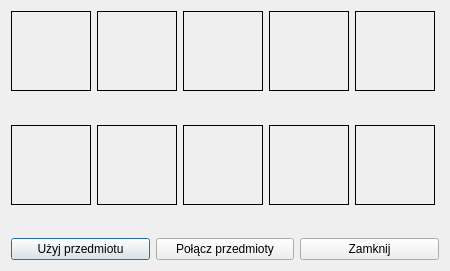
<?xml version="1.0" encoding="UTF-8"?>
<ui version="4.0">
 <class>invForm</class>
 <widget class="QDialog" name="invForm">
  <property name="geometry">
   <rect>
    <x>0</x>
    <y>0</y>
    <width>450</width>
    <height>271</height>
   </rect>
  </property>
  <property name="sizePolicy">
   <sizepolicy hsizetype="MinimumExpanding" vsizetype="MinimumExpanding">
    <horstretch>0</horstretch>
    <verstretch>0</verstretch>
   </sizepolicy>
  </property>
  <property name="windowTitle">
   <string>Ekwipunek</string>
  </property>
  <layout class="QVBoxLayout" name="verticalLayout_3">
   <item>
    <layout class="QVBoxLayout" name="verticalLayout_2">
     <item>
      <layout class="QGridLayout" name="gridLayout">
       <item row="0" column="4">
        <widget class="mouse_QLabel" name="label_5">
         <property name="sizePolicy">
          <sizepolicy hsizetype="Fixed" vsizetype="Fixed">
           <horstretch>1</horstretch>
           <verstretch>1</verstretch>
          </sizepolicy>
         </property>
         <property name="minimumSize">
          <size>
           <width>80</width>
           <height>80</height>
          </size>
         </property>
         <property name="maximumSize">
          <size>
           <width>80</width>
           <height>80</height>
          </size>
         </property>
         <property name="sizeIncrement">
          <size>
           <width>2</width>
           <height>2</height>
          </size>
         </property>
         <property name="mouseTracking">
          <bool>true</bool>
         </property>
         <property name="frameShape">
          <enum>QFrame::Box</enum>
         </property>
         <property name="text">
          <string/>
         </property>
         <property name="scaledContents">
          <bool>true</bool>
         </property>
        </widget>
       </item>
       <item row="0" column="3">
        <widget class="mouse_QLabel" name="label_4">
         <property name="sizePolicy">
          <sizepolicy hsizetype="Fixed" vsizetype="Fixed">
           <horstretch>1</horstretch>
           <verstretch>1</verstretch>
          </sizepolicy>
         </property>
         <property name="minimumSize">
          <size>
           <width>80</width>
           <height>80</height>
          </size>
         </property>
         <property name="maximumSize">
          <size>
           <width>80</width>
           <height>80</height>
          </size>
         </property>
         <property name="sizeIncrement">
          <size>
           <width>2</width>
           <height>2</height>
          </size>
         </property>
         <property name="mouseTracking">
          <bool>true</bool>
         </property>
         <property name="frameShape">
          <enum>QFrame::Box</enum>
         </property>
         <property name="text">
          <string/>
         </property>
         <property name="scaledContents">
          <bool>true</bool>
         </property>
        </widget>
       </item>
       <item row="0" column="0">
        <widget class="mouse_QLabel" name="label_1">
         <property name="sizePolicy">
          <sizepolicy hsizetype="Fixed" vsizetype="Fixed">
           <horstretch>1</horstretch>
           <verstretch>1</verstretch>
          </sizepolicy>
         </property>
         <property name="minimumSize">
          <size>
           <width>80</width>
           <height>80</height>
          </size>
         </property>
         <property name="maximumSize">
          <size>
           <width>80</width>
           <height>80</height>
          </size>
         </property>
         <property name="sizeIncrement">
          <size>
           <width>2</width>
           <height>2</height>
          </size>
         </property>
         <property name="mouseTracking">
          <bool>true</bool>
         </property>
         <property name="toolTip">
          <string>SLOT NUMER 1</string>
         </property>
         <property name="frameShape">
          <enum>QFrame::Box</enum>
         </property>
         <property name="text">
          <string/>
         </property>
         <property name="scaledContents">
          <bool>true</bool>
         </property>
        </widget>
       </item>
       <item row="0" column="2">
        <widget class="mouse_QLabel" name="label_3">
         <property name="sizePolicy">
          <sizepolicy hsizetype="Fixed" vsizetype="Fixed">
           <horstretch>1</horstretch>
           <verstretch>1</verstretch>
          </sizepolicy>
         </property>
         <property name="minimumSize">
          <size>
           <width>80</width>
           <height>80</height>
          </size>
         </property>
         <property name="maximumSize">
          <size>
           <width>80</width>
           <height>80</height>
          </size>
         </property>
         <property name="sizeIncrement">
          <size>
           <width>2</width>
           <height>2</height>
          </size>
         </property>
         <property name="mouseTracking">
          <bool>true</bool>
         </property>
         <property name="frameShape">
          <enum>QFrame::Box</enum>
         </property>
         <property name="text">
          <string/>
         </property>
         <property name="scaledContents">
          <bool>true</bool>
         </property>
        </widget>
       </item>
       <item row="0" column="1">
        <widget class="mouse_QLabel" name="label_2">
         <property name="sizePolicy">
          <sizepolicy hsizetype="Fixed" vsizetype="Fixed">
           <horstretch>1</horstretch>
           <verstretch>1</verstretch>
          </sizepolicy>
         </property>
         <property name="minimumSize">
          <size>
           <width>80</width>
           <height>80</height>
          </size>
         </property>
         <property name="maximumSize">
          <size>
           <width>80</width>
           <height>80</height>
          </size>
         </property>
         <property name="sizeIncrement">
          <size>
           <width>2</width>
           <height>2</height>
          </size>
         </property>
         <property name="mouseTracking">
          <bool>true</bool>
         </property>
         <property name="frameShape">
          <enum>QFrame::Box</enum>
         </property>
         <property name="text">
          <string/>
         </property>
         <property name="scaledContents">
          <bool>true</bool>
         </property>
        </widget>
       </item>
       <item row="1" column="1">
        <widget class="QLabel" name="textLabel2">
         <property name="sizePolicy">
          <sizepolicy hsizetype="Maximum" vsizetype="Preferred">
           <horstretch>0</horstretch>
           <verstretch>0</verstretch>
          </sizepolicy>
         </property>
         <property name="text">
          <string/>
         </property>
         <property name="alignment">
          <set>Qt::AlignCenter</set>
         </property>
         <property name="wordWrap">
          <bool>false</bool>
         </property>
        </widget>
       </item>
       <item row="1" column="4">
        <widget class="QLabel" name="textLabel5">
         <property name="sizePolicy">
          <sizepolicy hsizetype="Maximum" vsizetype="Preferred">
           <horstretch>0</horstretch>
           <verstretch>0</verstretch>
          </sizepolicy>
         </property>
         <property name="text">
          <string/>
         </property>
         <property name="alignment">
          <set>Qt::AlignCenter</set>
         </property>
         <property name="wordWrap">
          <bool>true</bool>
         </property>
        </widget>
       </item>
       <item row="1" column="2">
        <widget class="QLabel" name="textLabel3">
         <property name="sizePolicy">
          <sizepolicy hsizetype="Maximum" vsizetype="Preferred">
           <horstretch>0</horstretch>
           <verstretch>0</verstretch>
          </sizepolicy>
         </property>
         <property name="text">
          <string/>
         </property>
         <property name="alignment">
          <set>Qt::AlignCenter</set>
         </property>
         <property name="wordWrap">
          <bool>true</bool>
         </property>
        </widget>
       </item>
       <item row="1" column="0">
        <widget class="QLabel" name="textLabel1">
         <property name="sizePolicy">
          <sizepolicy hsizetype="Maximum" vsizetype="Preferred">
           <horstretch>0</horstretch>
           <verstretch>0</verstretch>
          </sizepolicy>
         </property>
         <property name="text">
          <string/>
         </property>
         <property name="alignment">
          <set>Qt::AlignCenter</set>
         </property>
         <property name="wordWrap">
          <bool>true</bool>
         </property>
        </widget>
       </item>
       <item row="1" column="3">
        <widget class="QLabel" name="textLabel4">
         <property name="sizePolicy">
          <sizepolicy hsizetype="Maximum" vsizetype="Preferred">
           <horstretch>0</horstretch>
           <verstretch>0</verstretch>
          </sizepolicy>
         </property>
         <property name="text">
          <string/>
         </property>
         <property name="alignment">
          <set>Qt::AlignCenter</set>
         </property>
         <property name="wordWrap">
          <bool>true</bool>
         </property>
        </widget>
       </item>
      </layout>
     </item>
     <item>
      <layout class="QGridLayout" name="gridLayout_2">
       <item row="0" column="4">
        <widget class="mouse_QLabel" name="label_10">
         <property name="sizePolicy">
          <sizepolicy hsizetype="Fixed" vsizetype="Fixed">
           <horstretch>1</horstretch>
           <verstretch>1</verstretch>
          </sizepolicy>
         </property>
         <property name="minimumSize">
          <size>
           <width>80</width>
           <height>80</height>
          </size>
         </property>
         <property name="maximumSize">
          <size>
           <width>80</width>
           <height>80</height>
          </size>
         </property>
         <property name="sizeIncrement">
          <size>
           <width>2</width>
           <height>2</height>
          </size>
         </property>
         <property name="mouseTracking">
          <bool>true</bool>
         </property>
         <property name="frameShape">
          <enum>QFrame::Box</enum>
         </property>
         <property name="text">
          <string/>
         </property>
         <property name="scaledContents">
          <bool>true</bool>
         </property>
        </widget>
       </item>
       <item row="0" column="3">
        <widget class="mouse_QLabel" name="label_9">
         <property name="sizePolicy">
          <sizepolicy hsizetype="Fixed" vsizetype="Fixed">
           <horstretch>1</horstretch>
           <verstretch>1</verstretch>
          </sizepolicy>
         </property>
         <property name="minimumSize">
          <size>
           <width>80</width>
           <height>80</height>
          </size>
         </property>
         <property name="maximumSize">
          <size>
           <width>80</width>
           <height>80</height>
          </size>
         </property>
         <property name="sizeIncrement">
          <size>
           <width>2</width>
           <height>2</height>
          </size>
         </property>
         <property name="mouseTracking">
          <bool>true</bool>
         </property>
         <property name="frameShape">
          <enum>QFrame::Box</enum>
         </property>
         <property name="text">
          <string/>
         </property>
         <property name="scaledContents">
          <bool>true</bool>
         </property>
        </widget>
       </item>
       <item row="0" column="0">
        <widget class="mouse_QLabel" name="label_6">
         <property name="sizePolicy">
          <sizepolicy hsizetype="Fixed" vsizetype="Fixed">
           <horstretch>1</horstretch>
           <verstretch>1</verstretch>
          </sizepolicy>
         </property>
         <property name="minimumSize">
          <size>
           <width>80</width>
           <height>80</height>
          </size>
         </property>
         <property name="maximumSize">
          <size>
           <width>80</width>
           <height>80</height>
          </size>
         </property>
         <property name="sizeIncrement">
          <size>
           <width>2</width>
           <height>2</height>
          </size>
         </property>
         <property name="mouseTracking">
          <bool>true</bool>
         </property>
         <property name="frameShape">
          <enum>QFrame::Box</enum>
         </property>
         <property name="text">
          <string/>
         </property>
         <property name="scaledContents">
          <bool>true</bool>
         </property>
        </widget>
       </item>
       <item row="0" column="2">
        <widget class="mouse_QLabel" name="label_8">
         <property name="sizePolicy">
          <sizepolicy hsizetype="Fixed" vsizetype="Fixed">
           <horstretch>1</horstretch>
           <verstretch>1</verstretch>
          </sizepolicy>
         </property>
         <property name="minimumSize">
          <size>
           <width>80</width>
           <height>80</height>
          </size>
         </property>
         <property name="maximumSize">
          <size>
           <width>80</width>
           <height>80</height>
          </size>
         </property>
         <property name="sizeIncrement">
          <size>
           <width>2</width>
           <height>2</height>
          </size>
         </property>
         <property name="mouseTracking">
          <bool>true</bool>
         </property>
         <property name="frameShape">
          <enum>QFrame::Box</enum>
         </property>
         <property name="text">
          <string/>
         </property>
         <property name="scaledContents">
          <bool>true</bool>
         </property>
        </widget>
       </item>
       <item row="0" column="1">
        <widget class="mouse_QLabel" name="label_7">
         <property name="sizePolicy">
          <sizepolicy hsizetype="Fixed" vsizetype="Fixed">
           <horstretch>1</horstretch>
           <verstretch>1</verstretch>
          </sizepolicy>
         </property>
         <property name="minimumSize">
          <size>
           <width>80</width>
           <height>80</height>
          </size>
         </property>
         <property name="maximumSize">
          <size>
           <width>80</width>
           <height>80</height>
          </size>
         </property>
         <property name="sizeIncrement">
          <size>
           <width>2</width>
           <height>2</height>
          </size>
         </property>
         <property name="mouseTracking">
          <bool>true</bool>
         </property>
         <property name="frameShape">
          <enum>QFrame::Box</enum>
         </property>
         <property name="text">
          <string/>
         </property>
         <property name="scaledContents">
          <bool>true</bool>
         </property>
        </widget>
       </item>
       <item row="1" column="3">
        <widget class="QLabel" name="textLabel9">
         <property name="sizePolicy">
          <sizepolicy hsizetype="Maximum" vsizetype="Preferred">
           <horstretch>0</horstretch>
           <verstretch>0</verstretch>
          </sizepolicy>
         </property>
         <property name="text">
          <string/>
         </property>
         <property name="alignment">
          <set>Qt::AlignCenter</set>
         </property>
         <property name="wordWrap">
          <bool>true</bool>
         </property>
        </widget>
       </item>
       <item row="1" column="0">
        <widget class="QLabel" name="textLabel6">
         <property name="sizePolicy">
          <sizepolicy hsizetype="Maximum" vsizetype="Preferred">
           <horstretch>0</horstretch>
           <verstretch>0</verstretch>
          </sizepolicy>
         </property>
         <property name="text">
          <string/>
         </property>
         <property name="alignment">
          <set>Qt::AlignCenter</set>
         </property>
         <property name="wordWrap">
          <bool>true</bool>
         </property>
        </widget>
       </item>
       <item row="1" column="2">
        <widget class="QLabel" name="textLabel8">
         <property name="sizePolicy">
          <sizepolicy hsizetype="Maximum" vsizetype="Preferred">
           <horstretch>0</horstretch>
           <verstretch>0</verstretch>
          </sizepolicy>
         </property>
         <property name="text">
          <string/>
         </property>
         <property name="alignment">
          <set>Qt::AlignCenter</set>
         </property>
         <property name="wordWrap">
          <bool>true</bool>
         </property>
        </widget>
       </item>
       <item row="1" column="1">
        <widget class="QLabel" name="textLabel7">
         <property name="sizePolicy">
          <sizepolicy hsizetype="Maximum" vsizetype="Preferred">
           <horstretch>0</horstretch>
           <verstretch>0</verstretch>
          </sizepolicy>
         </property>
         <property name="text">
          <string/>
         </property>
         <property name="alignment">
          <set>Qt::AlignCenter</set>
         </property>
         <property name="wordWrap">
          <bool>true</bool>
         </property>
        </widget>
       </item>
       <item row="1" column="4">
        <widget class="QLabel" name="textLabel10">
         <property name="sizePolicy">
          <sizepolicy hsizetype="Maximum" vsizetype="Preferred">
           <horstretch>0</horstretch>
           <verstretch>0</verstretch>
          </sizepolicy>
         </property>
         <property name="text">
          <string/>
         </property>
         <property name="alignment">
          <set>Qt::AlignCenter</set>
         </property>
         <property name="wordWrap">
          <bool>true</bool>
         </property>
        </widget>
       </item>
      </layout>
     </item>
    </layout>
   </item>
   <item>
    <layout class="QHBoxLayout" name="horizontalLayout">
     <property name="spacing">
      <number>6</number>
     </property>
     <item>
      <widget class="QPushButton" name="pushButton">
       <property name="text">
        <string>Użyj przedmiotu</string>
       </property>
      </widget>
     </item>
     <item>
      <widget class="QPushButton" name="combineButton">
       <property name="text">
        <string>Połącz przedmioty</string>
       </property>
      </widget>
     </item>
     <item>
      <widget class="QPushButton" name="exitButton">
       <property name="text">
        <string>Zamknij</string>
       </property>
      </widget>
     </item>
    </layout>
   </item>
  </layout>
 </widget>
 <customwidgets>
  <customwidget>
   <class>mouse_QLabel</class>
   <extends>QLabel</extends>
   <header location="global">mouse_qlabel.h</header>
  </customwidget>
 </customwidgets>
 <resources/>
 <connections/>
</ui>
